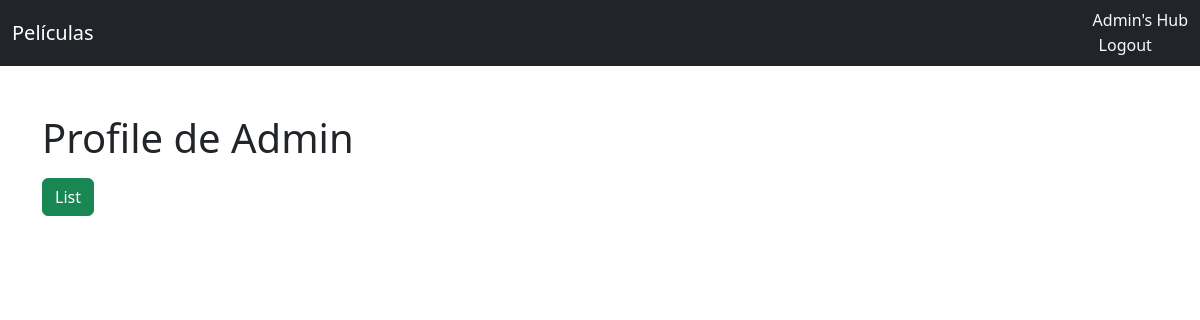
Page /users/profile/ (signed in) on the earlier database version.
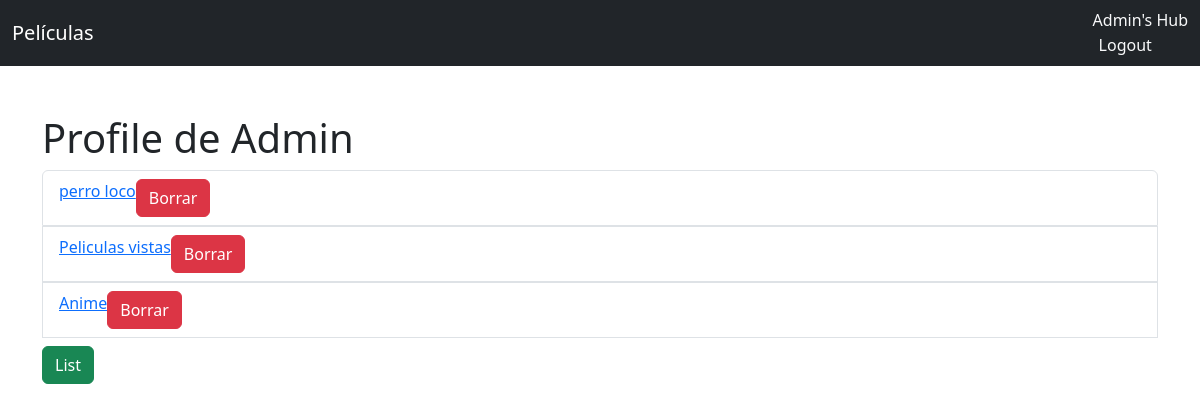
Same page on the later database version.
### users/models.py (models this page shows, shortened)
class CustomUser(AbstractUser):
    pass

class UserList(models.Model):
    user = models.ForeignKey(CustomUser, verbose_name="user", on_delete=models.CASCADE)
    name = models.CharField(max_length=255)
    date_created = models.DateTimeField(auto_now_add=True)

### users/views.py (the view)
# urls.py: path('profile/',profile,name="profile"),
@login_required
def profile(request):
    user = request.user
    user_lists = UserList.objects.filter(user=user)
    return render(request,"users/accounts/profile.html",{"user":user,"user_lists":user_lists})

### users/templates/users/accounts/profile.html
{% extends "base.html" %}
{% block content %}
<div class="container my-5">
    <h1>Profile de {{user.username|capfirst}}</h1>
    <div id="user-lists-container">
        {% include 'users/lists/partials/_user_lists.html' %}
    </div>
</div>
{% endblock %}

### templates/base.html (shortened to what this page needs)
<!DOCTYPE html>
<html lang="es">
<head>
    <link href="https://cdn.jsdelivr.net/npm/bootstrap@5.3.5/dist/css/bootstrap.min.css" rel="stylesheet">
</head>
<body>
    {% block navbar %}
        {% include "includes/navbar.html" %}
    {% endblock %}
    {% block content %}{% endblock %}
</body>
</html>

### templates/includes/navbar.html (shortened to what this page needs)
<nav class="navbar navbar-dark bg-dark">
    <div class="container-fluid">
      <a class="navbar-brand" href="/">Películas</a>
      <div>
        {% if user.is_authenticated %}
          <li class="d-inline">
            <a class="nav-link text-light" href="{% url 'profile' %}">{{user.username|capfirst}}'s Hub</a>
          </li>
          <form action="{% url 'logout' %}" method="POST">
            <button type="submit" class="nav-item text-light" style="border:none; background:none">
              Logout
            </button>
          </form>
          {% else %}
          <li class="d-inline">
            <a class="nav-link text-light" href="{% url 'login' %}">Login</a>
          </li>
        {% endif %}
      </div>
    </div>
</nav>

### users/templates/users/lists/partials/_user_lists.html (shortened to what this page needs)
<ul class="list-group">
    {% for list in user_lists %}
        <li class="list-group-item d-flex">
            <a href="#">{{list.name}}</a>
            <button class="btn btn-danger" data-bs-toggle="modal" data-bs-target="#delete-list-modal-{{list.id}}">Borrar</button>
        </li>
    {% endfor %}
</ul>
<button
    hx-get = "{% url 'create_list' %}"
    hx-swap = "innerHTML"
    hx-target = "#create-form-container"
    class="btn btn-success mt-2"
        >List
    </button>

Differences in the rows shown:
added UserList: name "perro loco"
added UserList: name "Peliculas vistas"
added UserList: name "Anime"
